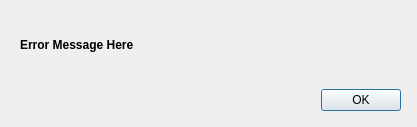
<?xml version="1.0" encoding="UTF-8"?>
<ui version="4.0">
 <class>Dialog</class>
 <widget class="QDialog" name="Dialog">
  <property name="geometry">
   <rect>
    <x>0</x>
    <y>0</y>
    <width>417</width>
    <height>127</height>
   </rect>
  </property>
  <property name="windowTitle">
   <string>Dialog</string>
  </property>
  <widget class="QDialogButtonBox" name="buttonBox">
   <property name="geometry">
    <rect>
     <x>300</x>
     <y>80</y>
     <width>101</width>
     <height>41</height>
    </rect>
   </property>
   <property name="orientation">
    <enum>Qt::Horizontal</enum>
   </property>
   <property name="standardButtons">
    <set>QDialogButtonBox::Ok</set>
   </property>
  </widget>
  <widget class="QLabel" name="ErrorMessage">
   <property name="geometry">
    <rect>
     <x>20</x>
     <y>10</y>
     <width>371</width>
     <height>71</height>
    </rect>
   </property>
   <property name="sizePolicy">
    <sizepolicy hsizetype="Maximum" vsizetype="Maximum">
     <horstretch>0</horstretch>
     <verstretch>0</verstretch>
    </sizepolicy>
   </property>
   <property name="text">
    <string>&lt;html&gt;&lt;head/&gt;&lt;body&gt;&lt;p&gt;&lt;span style=&quot; font-size:9pt; font-weight:600;&quot;&gt;Error Message Here&lt;/span&gt;&lt;/p&gt;&lt;/body&gt;&lt;/html&gt;</string>
   </property>
  </widget>
 </widget>
 <resources/>
 <connections>
  <connection>
   <sender>buttonBox</sender>
   <signal>accepted()</signal>
   <receiver>Dialog</receiver>
   <slot>accept()</slot>
   <hints>
    <hint type="sourcelabel">
     <x>248</x>
     <y>254</y>
    </hint>
    <hint type="destinationlabel">
     <x>157</x>
     <y>274</y>
    </hint>
   </hints>
  </connection>
  <connection>
   <sender>buttonBox</sender>
   <signal>rejected()</signal>
   <receiver>Dialog</receiver>
   <slot>reject()</slot>
   <hints>
    <hint type="sourcelabel">
     <x>316</x>
     <y>260</y>
    </hint>
    <hint type="destinationlabel">
     <x>286</x>
     <y>274</y>
    </hint>
   </hints>
  </connection>
 </connections>
</ui>
